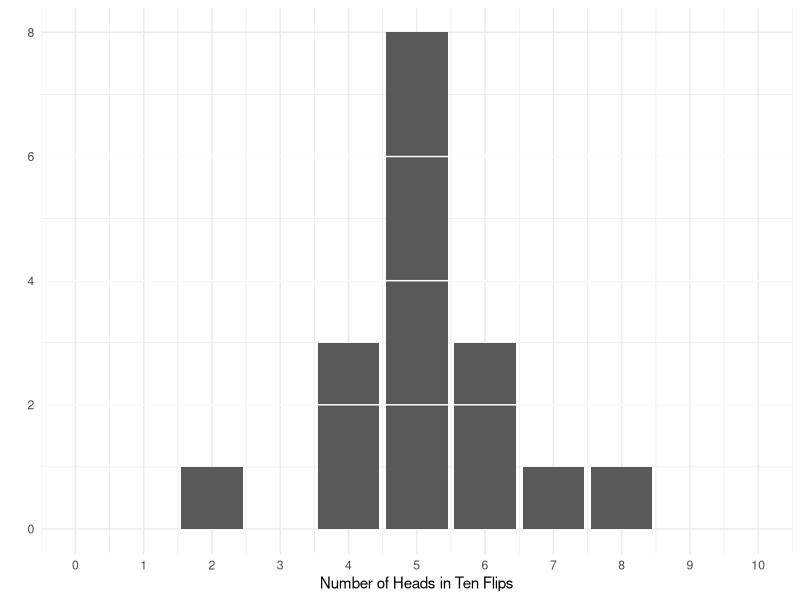
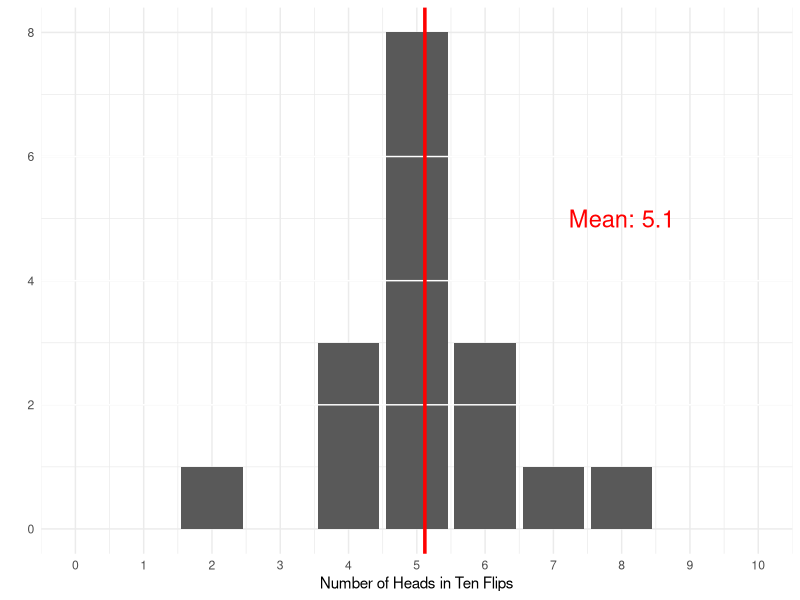

Recreate these plots in R, in order. (Note: this script raises an error after producing the figures.)
## ---- chunk 1
library(tidyverse)
library(kableExtra)
library(readxl)
## ---- chunk 2
## Testing with fake data
# classsize <- 17
# d <- tibble(
#   heads = rbinom(n = classsize, size = 10, prob = .5)
#   #heads = c()
# )

## SP26 Results
#library(tidyverse)

d <- tibble(
 heads = c(4, 6, 6, 7, 5, 4, 5, 2, 4, 5, 5, 5, 6, 5, 5, 5, 8),
 tails = 0
)

classsize = nrow(d)

## Make bar plot
p1 <- ggplot(data = d, aes(x = heads)) +
  geom_bar() +
  labs(y = "", x = "Number of Heads in Ten Flips") +
  scale_x_continuous(breaks = 0:10, limits = c(0,10)) +
  geom_hline(yintercept = seq(2,6,2), color = "white") +
  theme_minimal()

p1

## SP25 Results
# d <- tibble(
#  heads = c(5,3,7,7,4,4,5,4,6,6,6,4,6,6,5,5,3),
#  tails = 0
# )

## SP23 Results
# d <- tibble(
#  heads = c(6, 6, 4, 2, 5, 4, 4, 7, 5, 6, 7, 8, 1, 7, 6, 6, 5, 2),
#  tails = 0
# )

# SP22 Results
# d <- tibble(
#  heads = c(6, 4, 4, 8, 7, 2, 2, 7, 4, 4, 6, 4, 6, 4, 9, 8, 5, 6, 5),
#  tails = 0
# )
## ---- chunk 3
## Make bar plot with mean
p1 +
  geom_vline(xintercept = mean(d$heads), color = "red", size = 1.2) +
  annotate("text", x = 8, y = 5, label = str_c("Mean: ", round(mean(d$heads), 1)), color = "red", size = 6)

## ---- chunk 4
knitr::include_graphics('Images/05-1-weather_forecast.png')
## ---- chunk 5
# Import the Data (Fake data SP23)
d <- read_csv("CLASS_DATA-County Fair Game (Spring 2026).csv") |>
  select(name = `Name?`,
         choice5 = `Flip a fair coin: Heads pays you $5, tails you get nothing\nWhat is the maximum amount of money you would pay to play this game?`,
         choice100 = `Flip a fair coin: Heads pays you $100, tails you get nothing\nWhat is the maximum amount of money you would pay to play this game?`)

# Outputs
# bars of choice 5
d |>
  ggplot(aes(x = choice5, y = reorder(name, choice5))) +
  geom_col() +
  labs(x = "Maximum amount you would pay", y = "",
       title = "Version 1: Heads Pays $5") +
  theme_bw() +
  scale_x_continuous(labels = scales::dollar_format())
## ---- chunk 6
# bars of choice 100
d |>
  ggplot(aes(x = choice100, y = reorder(name, choice100))) +
  geom_col() +
  labs(x = "Maximum amount you would pay", y = "",
       title = "Version 2: Heads Pays $100") +
  theme_bw() +
  scale_x_continuous(labels = scales::dollar_format())
## ---- chunk 7
d |>
  mutate(
    percent_win5 = choice5/5,
    percent_win100 = choice100/100
  ) |>
  ggplot(aes(x = percent_win5, y = percent_win100)) +
  geom_abline(slope = 1, intercept = 0, linewidth = .1) +
  geom_point() +
  ggrepel::geom_text_repel(aes(label = name)) +
  theme_bw() +
  scale_x_continuous(labels = scales::percent_format(), limits = c(0,1)) +
  scale_y_continuous(labels = scales::percent_format(), limits = c(0,1)) +
  labs(x = "Version 1 (% of $5)", y = "Version 2 (% of $100)",
       title = "What are you willing to pay to play these games?")
#title = "How much variation in our risk profiles?"
